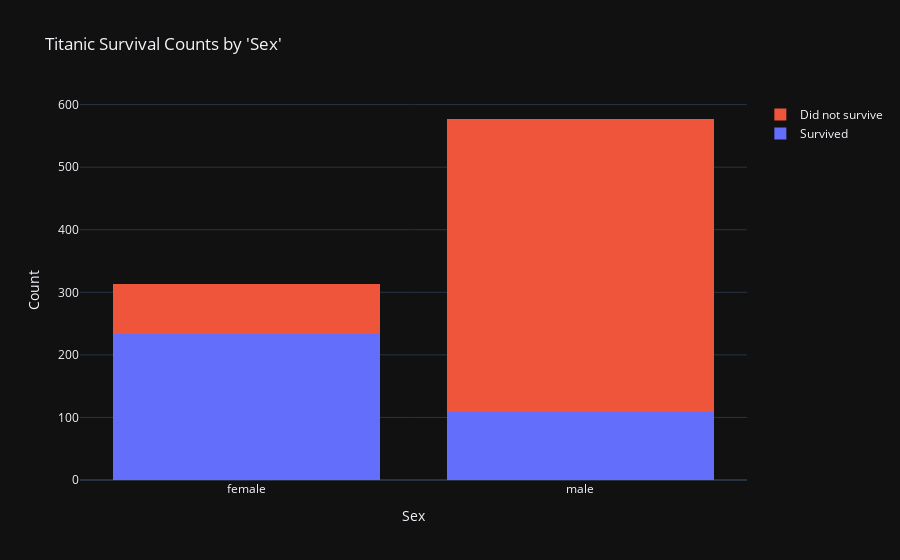

The cell this chart's notebook holds for it:
### Markdown cell above
Exploratory Data Analysis

### Code cell
fig = go.Figure(data=[go.Histogram(x=df[df['Survived']==1]['Sex'], name='Survived'),
                     go.Histogram(x=df[df['Survived']==0]['Sex'], name='Did not survive')])

fig.update_layout(title="Titanic Survival Counts by 'Sex'",
                  xaxis=dict(title='Sex'),
                  yaxis=dict(title='Count'),
                  barmode='stack', template = 'plotly_dark')

fig.show()

### Figure 1 — Plotly figure (JSON) as saved in the notebook; plotly's stock layout.template omitted (floating-point values rounded to 4 significant figures; data arrays with more than 128 entries replaced by an {"elided": "..."} marker saying what was removed)
{"data": [{"name": "Survived", "type": "histogram", "x": {"elided": "342 str values"}}, {"name": "Did not survive", "type": "histogram", "x": {"elided": "549 str values"}}], "layout": {"barmode": "stack", "title": {"text": "Titanic Survival Counts by 'Sex'"}, "xaxis": {"title": {"text": "Sex"}}, "yaxis": {"title": {"text": "Count"}}}}
